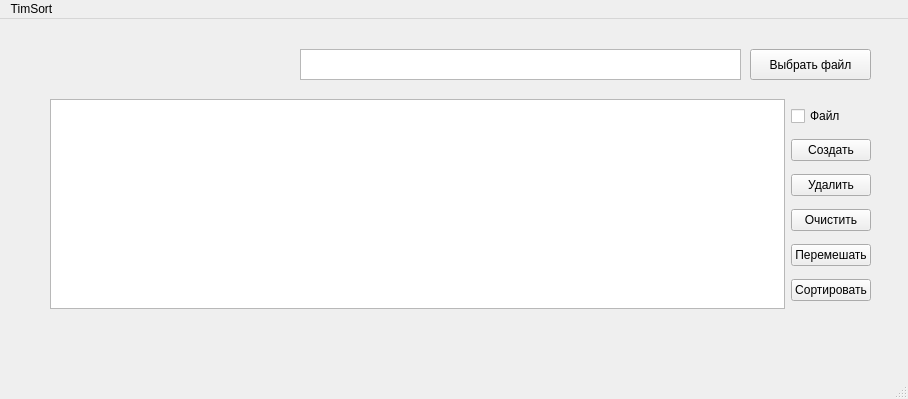
<?xml version="1.0" encoding="UTF-8"?>
<ui version="4.0">
 <class>MainWindow</class>
 <widget class="QMainWindow" name="MainWindow">
  <property name="geometry">
   <rect>
    <x>0</x>
    <y>0</y>
    <width>908</width>
    <height>399</height>
   </rect>
  </property>
  <property name="windowTitle">
   <string>MainWindow</string>
  </property>
  <widget class="QWidget" name="centralwidget">
   <widget class="QWidget" name="horizontalLayoutWidget">
    <property name="geometry">
     <rect>
      <x>50</x>
      <y>80</y>
      <width>821</width>
      <height>210</height>
     </rect>
    </property>
    <layout class="QHBoxLayout" name="horizontalLayout">
     <item>
      <widget class="QTextBrowser" name="textBrowser"/>
     </item>
     <item>
      <layout class="QVBoxLayout" name="verticalLayout">
       <item>
        <widget class="QCheckBox" name="_isFile">
         <property name="text">
          <string>Файл</string>
         </property>
        </widget>
       </item>
       <item>
        <widget class="QPushButton" name="_create">
         <property name="text">
          <string>Создать</string>
         </property>
        </widget>
       </item>
       <item>
        <widget class="QPushButton" name="_delete">
         <property name="text">
          <string>Удалить</string>
         </property>
        </widget>
       </item>
       <item>
        <widget class="QPushButton" name="_clear">
         <property name="text">
          <string>Очистить</string>
         </property>
        </widget>
       </item>
       <item>
        <widget class="QPushButton" name="_shuffle">
         <property name="text">
          <string>Перемешать</string>
         </property>
        </widget>
       </item>
       <item>
        <widget class="QPushButton" name="sort">
         <property name="text">
          <string>Сортировать</string>
         </property>
        </widget>
       </item>
      </layout>
     </item>
    </layout>
   </widget>
   <widget class="QPushButton" name="selectedPathButton">
    <property name="geometry">
     <rect>
      <x>750</x>
      <y>30</y>
      <width>121</width>
      <height>31</height>
     </rect>
    </property>
    <property name="text">
     <string>Выбрать файл</string>
    </property>
   </widget>
   <widget class="QTextBrowser" name="currPath">
    <property name="geometry">
     <rect>
      <x>300</x>
      <y>30</y>
      <width>441</width>
      <height>31</height>
     </rect>
    </property>
   </widget>
  </widget>
  <widget class="QMenuBar" name="menubar">
   <property name="geometry">
    <rect>
     <x>0</x>
     <y>0</y>
     <width>908</width>
     <height>25</height>
    </rect>
   </property>
   <widget class="QMenu" name="menuTimSort">
    <property name="title">
     <string>TimSort</string>
    </property>
   </widget>
   <addaction name="menuTimSort"/>
  </widget>
  <widget class="QStatusBar" name="statusbar"/>
 </widget>
 <resources/>
 <connections/>
</ui>
